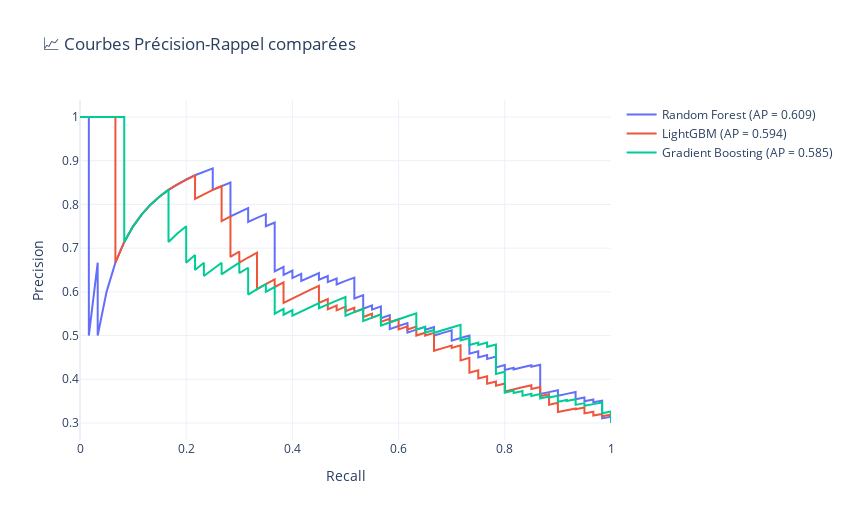

Notebook cell for this chart:
### Code cell
# Courbes Recall/Précision
trees_models.plot_precision_recall_curve_interactive()

### Figure 1 — Plotly figure (JSON) as saved in the notebook; plotly's stock layout.template omitted (floating-point values rounded to 4 significant figures; data arrays with more than 128 entries replaced by an {"elided": "..."} marker saying what was removed)
{"data": [{"hovertemplate": "Recall = %{x:.2f}<br>Précision = %{y:.2f}<extra></extra>", "mode": "lines", "name": "Random Forest (AP = 0.609)", "type": "scatter", "x": {"elided": "200 float values"}, "y": {"elided": "200 float values"}}, {"hovertemplate": "Recall = %{x:.2f}<br>Précision = %{y:.2f}<extra></extra>", "mode": "lines", "name": "LightGBM (AP = 0.594)", "type": "scatter", "x": {"elided": "201 float values"}, "y": {"elided": "201 float values"}}, {"hovertemplate": "Recall = %{x:.2f}<br>Précision = %{y:.2f}<extra></extra>", "mode": "lines", "name": "Gradient Boosting (AP = 0.585)", "type": "scatter", "x": {"elided": "201 float values"}, "y": {"elided": "201 float values"}}], "layout": {"height": 520, "title": {"text": "📈 Courbes Précision-Rappel comparées"}, "width": 850, "xaxis": {"title": {"text": "Recall"}}, "yaxis": {"title": {"text": "Precision"}}}}
